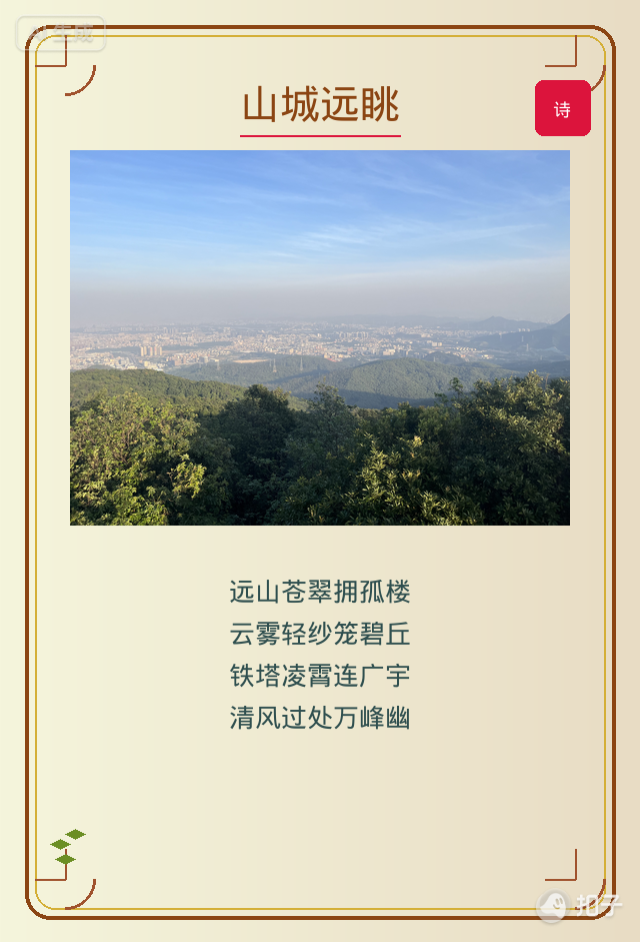
#> input picture HankerSkills/PicturePoem/.agent/skills/assets/poem-card.png, 640 x 942 px
$ python -i generate_card.py   (imports and definitions only)
#> lines starting #> are read from the running program, lines starting #| are printed output that depends on the picture
#!/usr/bin/env python3
# -*- coding: utf-8 -*-
"""
图文卡片生成脚本 - 现代极简版
根据照片和诗歌文本生成精美的图文卡片
支持极简杂志风和清新ins风两种现代风格
"""

import argparse
import os
import sys
from PIL import Image, ImageDraw, ImageFont, ImageFilter, ImageOps


# [30 lines left out: functions hex_to_rgb, get_modern_font, not called in this run]


def fix_image_orientation(img):
    """修复图片方向（处理EXIF信息）"""
    try:
        from PIL import ExifTags
        exif = img._getexif()
        if exif is not None:
            for tag, value in exif.items():
                if tag in ExifTags.TAGS and ExifTags.TAGS[tag] == 'Orientation':
                    orientation = value
                    if orientation == 3:
                        img = img.rotate(180, expand=True)
                    elif orientation == 6:
                        img = img.rotate(270, expand=True)
                    elif orientation == 8:
                        img = img.rotate(90, expand=True)
                    break
    except:
        pass
    return img


# [206 lines left out: functions create_minimal_card, create_instagram_card, main, not called in this run]


# [2 lines not run here, left out]

>>> import cv2
>>> picture = cv2.imread('../../assets/poem-card.png', cv2.IMREAD_GRAYSCALE)
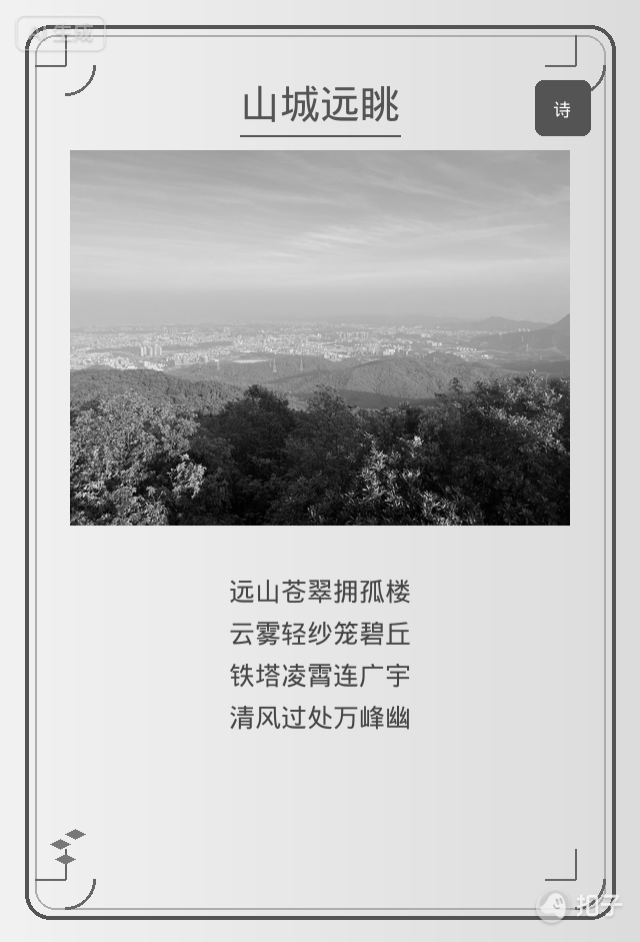
#> picture: shape (942, 640); min 0, max 255, mean 194.6
>>> result = fix_image_orientation(picture)

$ run again, on HankerSkills/PicturePoem/.agent/skills/assets/山城远眺_诗词卡片.png
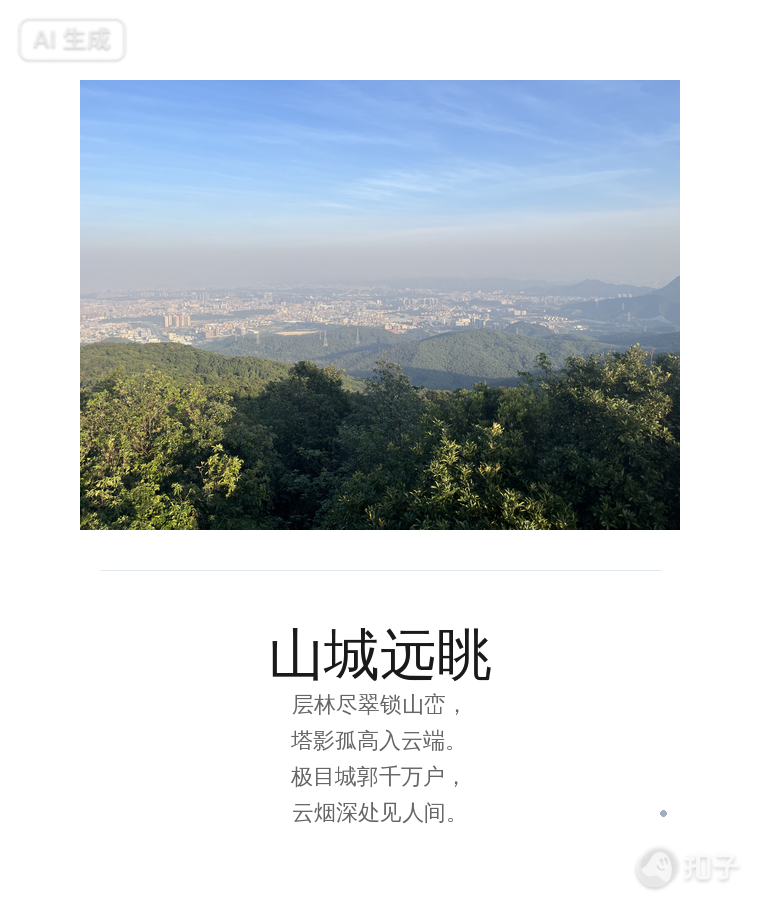
#> input picture HankerSkills/PicturePoem/.agent/skills/assets/山城远眺_诗词卡片.png, 760 x 910 px
#> `picture = cv2.imread('../../assets/poem-card.png', cv2.IMREAD_GRAYSCALE)`:
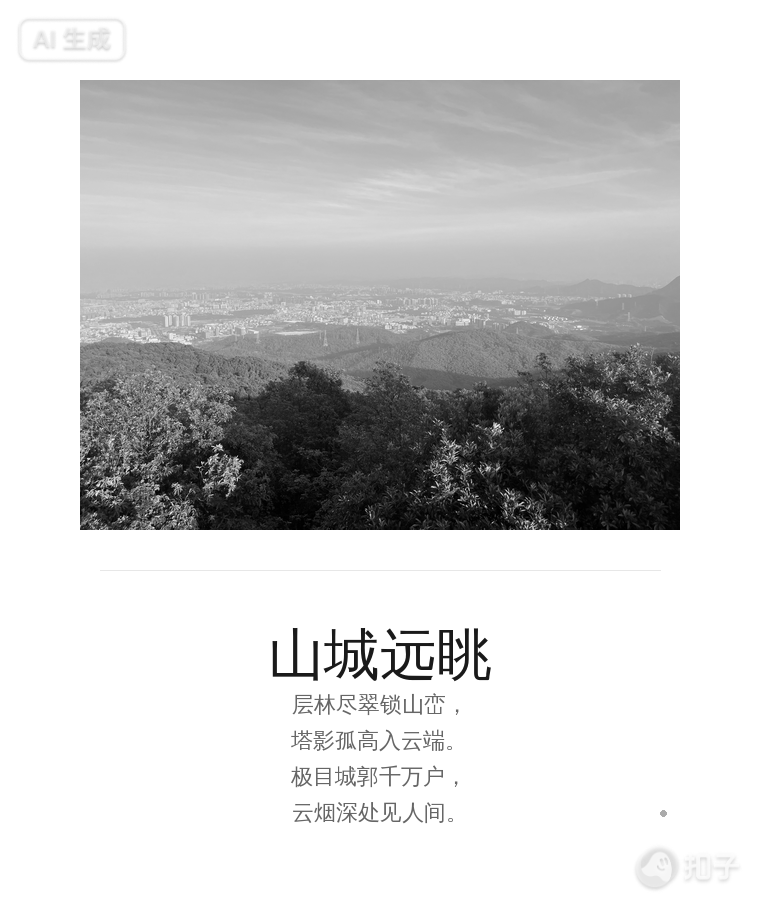
#> picture: shape (910, 760); min 0, max 255, mean 206.4
